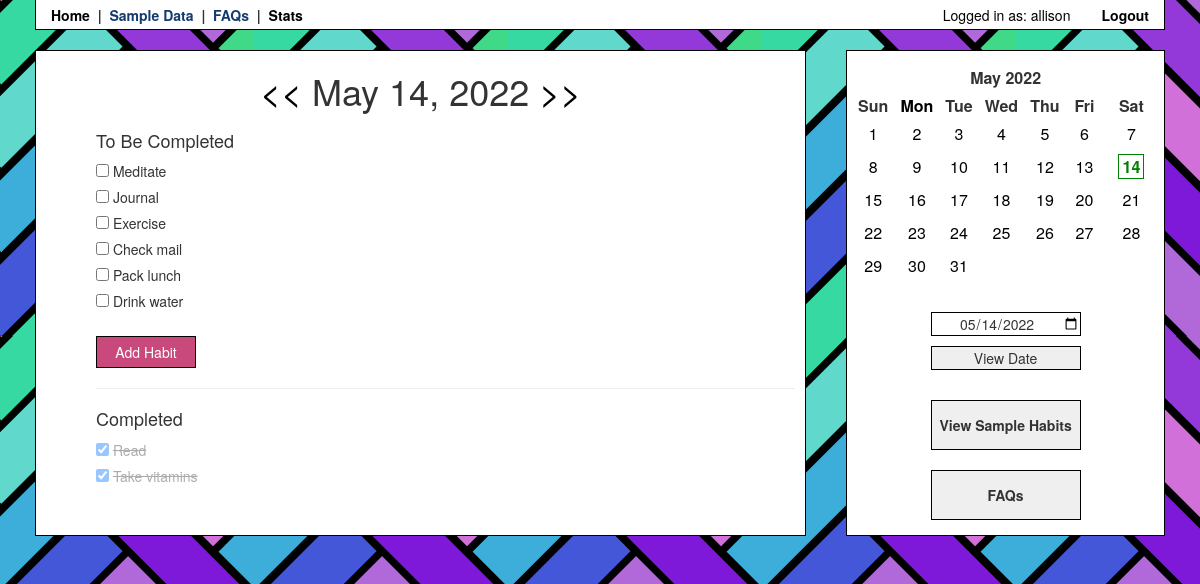
The app's page /index (signed in) with its own data.
### app/models.py (models this page shows, shortened)
class User(UserMixin, db.Model):
    id = db.Column(db.Integer, primary_key=True)
    username = db.Column(db.String(64), index=True, unique=True)
    email = db.Column(db.String(120), index=True, unique=True)
    password_hash = db.Column(db.String(128))
    habits = db.relationship('Habit', cascade='all, delete', backref='user')
    checks = db.relationship('Check', cascade='all, delete', backref='user')

class Habit(db.Model):
    id = db.Column(db.Integer, index=True, primary_key=True)
    name = db.Column(db.String(120), index=True)
    user_id = db.Column(db.Integer, db.ForeignKey('user.id')) ##
    checks = db.relationship('Check', cascade='all, delete', backref='habits')

### app/routes.py (the view)
@app.route('/')
@app.route('/index')
def index():
    if current_user.is_anonymous:
        return redirect(url_for('login'))
    viewDate = date.today()
    date1, date2 = viewDate - timedelta(1), viewDate + timedelta(1)
    strDate = viewDate.strftime('%B %d, %Y')
    habits = Habit.query.filter_by(user_id=current_user.id)
    checks = Check.query.filter_by(user_id=current_user.id, date=viewDate).all()
    checkedHabits = []
    uncheckedHabits = []
    for check in checks:
        habit = Habit.query.filter_by(id=check.habit_id).first()
        checkedHabits.append(habit)
    for habit in habits:
        if habit not in checkedHabits:
            uncheckedHabits.append(habit)
    month = getMonthCalendar(viewDate)
    return render_template('index.html', title='Habit Tracker',
    date=viewDate, date1=date1, date2=date2, strDate=strDate, month=month,
    habits=uncheckedHabits, completedHabits=checkedHabits)

### app/helpers.py (called while the page is built)
def getMonthCalendar(date):
    month, year = date.month, date.year
    today = date.today()
    calHTML = CustomCal(month, year).formatmonth(year, month)
    editedCal = calHTML
    if month == today.month and year == today.year:
        editDate = '>' + str(today.day) + '<'
        display = '><b><span class="today">  ' + str(today.day) + '  </span></b><'
        editedCal = calHTML.replace(str(editDate), display)
    editDate = '>' + str(date.day) + '<'
    display = '><span id="onDate">  ' + str(date.day) + '  </span><'
    editedCal = editedCal.replace(str(editDate), display)
    return editedCal

    def formatday(self, day, weekday):
        day2 = str(day)
        month = str(self.month)
        year = str(self.year)
        if len(day2) == 1:
            day2 = '0' + day2
        if len(month) == 1:
            month = '0' + month
        date = year + '-' + month + '-' + day2
        if day == 0:
            return '<td class="noday">&nbsp;</td>'
        else:
            return '<td class="%s" id="calDate"><a class="calDate" href="javascript:f();" name="%s">%d</a></td>' % (self.cssclasses[weekday], date, day)

### app/models.py (called while the page is built)
@login.user_loader
def load_user(id):
    return User.query.get(int(id))

### app/templates/index.html (shortened to what this page needs)
{% extends 'bootstrap/base.html' %}
{% block styles %}
{{super()}}
<link rel="stylesheet" href="{{ url_for('static', filename='style.css') }}">
{% endblock %}
{% block content %}
<div class="container">
<div class="main">
{% if current_user.is_anonymous %}
<div class="content">
<p><a class="navlink" href="{{ url_for('login') }}">Login</a> to view habits.</p>
</div>{% else %}
{% include 'viewHabits.html' %}
{% endif %}
{% include 'sidebar.html' %}
</div>
{% endblock %}

### app/templates/header.html (shortened to what this page needs)
{% block head %}
<head>
    <div class="navbar">
        <a class="navlink" href="/">Home</a>
        &nbsp;|&nbsp;
        <a class="navlink" href="">Sample Data</a>
        &nbsp;|&nbsp;
        <a class="navlink" href="">FAQs</a>
        &nbsp;|&nbsp;
        <a class="navlink" href="{{ url_for('viewStats') }}">Stats</a>
        <div class="right">
        {% if current_user.is_anonymous %}
        <a class="navlink" href="{{ url_for('login') }}">Login</a>
        {% else %}
        Logged in as: {{ current_user.username }}
        <a class="navlink" href="{{ url_for('logout') }}">Logout</a>
        {% endif %}
        </div>
    </div>
</head>
{% endblock %}

### app/templates/viewHabits.html (shortened to what this page needs)
{% block content %}
<div class="content">
    <h1 class="center-h">
        <a class="date-nav" href="{{ url_for('viewDate', viewDate=date1) }}"><<</a>
        <span id="viewDate">{{ strDate }}</span>
        <a class="date-nav" href="{{ url_for('viewDate', viewDate=date2) }}">>></a>
    </h1>
    <div class="habits">
    <h4>To Be Completed</h4>
    {% for habit in habits %}
    <input type="checkbox" class="habit" id="habit" name="{{habit.id}}">
    <label for="{{habit.id}}">{{ habit.name }}</label>
    {% if showDelete == true %} - <a class="delete-button" name="{{habit.id}}">[DELETE]</a>{% endif %}<br />
    {% endfor %}
    <br />
    <div>
        <a data-target="#habit-modal" role="button" class="btn" data-toggle="modal"><span class="">Add Habit</span></a>
    </div>
    {% if completedHabits %}
    <hr>
    <h4>Completed</h4>
    <div class="completed-habits">
    {% for habit in completedHabits %}
    <input type="checkbox" class="habit" id="habit" name="{{habit.id}}" checked>
    <label class="completed" for="{{habit.id}}">{{ habit.name }}</label><br />
    {% endfor %}
    </div>
    {% endif %}
    </div>
    </div>
</div>
{% endblock %}

### app/templates/sidebar.html
<div class="sidebar">
    <div class="calendar-display">
        {{ month | safe }}
    </div>
    <br />
    <div class="button-display">
        <label for="datepicker">
            <input type="date" id="datepicker" value={{date}}><br />
            <button id="datepicker-submit">View Date</button>
        </label>
        <br /><br />
        <button class="sidebar-button">View Sample Habits</button>
        <br /><br />
        <button class="sidebar-button">FAQs</button>
    </div>
</div>

### app/static/style.css (style rules this page uses)
.navbar { background-color: white; border: 1px solid black; border-top: transparent; border-radius: 0; margin-left: 35px; margin-right: 35px; padding-top: 5px; padding-left: 15px; padding-right: 15px; margin-bottom: 0px; font-weight: bold; min-height: 30px; }
.navlink, .navlink:hover { color: rgb(19, 59, 111); font-weight: bold; padding: 0px; }
.right { float: right; color: black; font-weight: normal; }
body { background-image: url("../static/hb.png"); margin: 0px; padding: 0px; }
label { font-weight: normal; }
.container { display: flex; flex-direction: row; width: 100%; }
.sidebar, .main { display: flex; flex-direction: column; margin: 20px; border: 1px solid black; background-color: white; padding-bottom: 15px; }
.sidebar { flex-grow: 1; min-width: 220px; }
.main { flex-grow: 5; min-width: 350px; }
.content { padding-left: 10px; padding-right: 10px; }
.center-h { margin-bottom: 20px; align-content: center; text-align: center; }
.date-nav, .date-nav:hover { color: black; }
.habits { padding-left: 50px; font-weight: normal; }
.completed-habits { opacity: 40%; }
.completed { text-decoration: line-through; }
.btn, .btn:hover, .btn:active { background-color: rgb(202, 73, 125); border: 1px solid black; padding: 5px; width: 100px; color: white; border-radius: 0; }
.calendar-display { margin: 5px; }
th { text-align: center; }
th.month { padding-top: 10px; padding-bottom: 5px; width: 50%; margin: 5px auto; text-align: center; }
.month { text-align: center; }
td { padding: 5px; }
.today { font-weight: bold; color: green; padding-left: 3px; padding-right: 3px; margin: 2px; border: 1px solid; }
#calDate, .calDate, a:link { color: black; }
.mon { color: black; }
.button-display { align-self: center; }
.sidebar-button { width: 150px; height: 50px; font-weight: bold; border: 1px solid black; border-radius: 0; }
#datepicker, #datepicker-submit { margin-top: 5px; margin-bottom: 5px; align-items: center; width: 150px; border: 1px solid black; border-radius: 0; text-align: center; }

### records on screen
User: username "allison"
Habit: name "Meditate"
Habit: name "Journal"
Habit: name "Exercise"
Habit: name "Check mail"
Habit: name "Pack lunch"
Habit: name "Drink water"
Habit: name "Read"
Habit: name "Take vitamins"

### other values on screen
{{ strDate }} "May 14, 2022"
{{ month | safe }} "May 2022 Sun Mon Tue Wed Thu Fri Sat 1 2 3 4 5 6 7 8 9 10 11 12 13 14 15 16 17 18 19 20 21 22 23 24 25 26 27 28 29 30 31"
